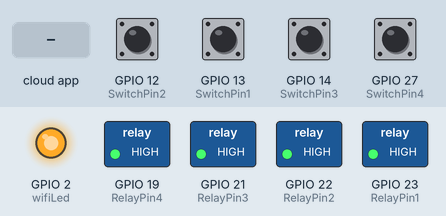
This sketch was run on a simulated ESP32. Parts: switched loads named in the sketch (green lamp = pin HIGH), output pins drawn as LEDs (lit = HIGH). Inputs (shaded band) come from the test bench; at power-on: GPIO 12 (SwitchPin2), GPIO 13 (SwitchPin1), GPIO 14 (SwitchPin3), GPIO 27 (SwitchPin4) HIGH. WiFi joins after 1.5 s; servers stay silent unless stated; what the sketch prints to the serial monitor is not drawn.

Above: at 2.7 s.
2.8 s: GPIO 12 (SwitchPin2) pulled LOW for 0.15 s
At 2.89 s:
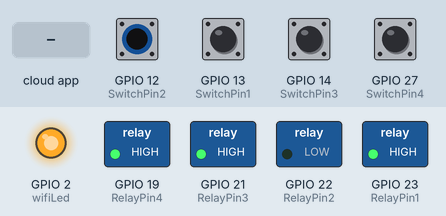
4.4 s: the phone or cloud app sets Lamp1 to 255
At 4.9 s:
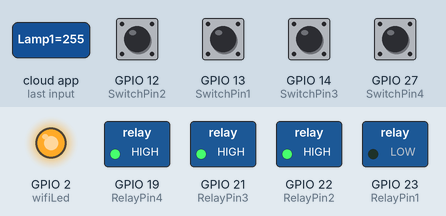
5.9 s: GPIO 14 (SwitchPin3) pulled LOW for 0.15 s
At 5.99 s:
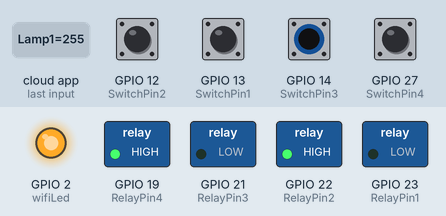
7.5 s: GPIO 27 (SwitchPin4) pulled LOW for 0.15 s
At 7.59 s:
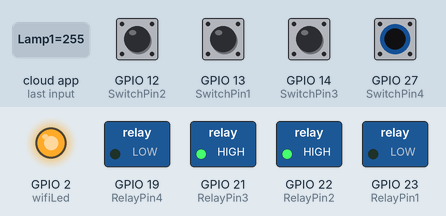
9.1 s: the phone or cloud app sets Lamp2 to 255
At 9.7 s:
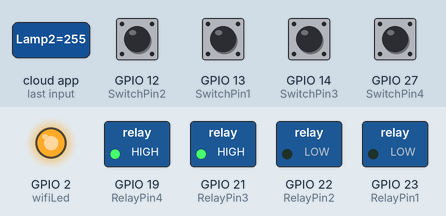
10.6 s: the phone or cloud app sets Lamp3 to 255
At 12.0 s:
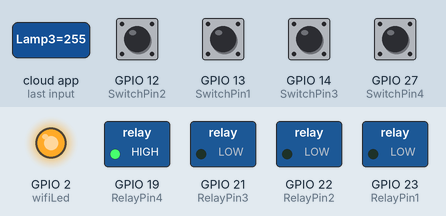
Timing chart, 0 to 13.1 s (numbered marks = the images above; inputs shaded):
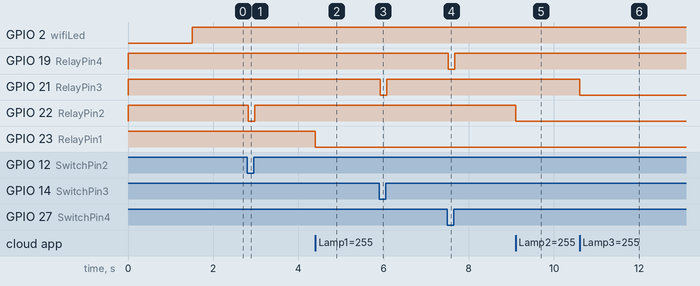

Measured:
- after the input at 2.8 s, GPIO 22 (RelayPin2): HIGH → LOW at once, → HIGH 0.15 s later
- after the input at 4.4 s, GPIO 23 (RelayPin1): HIGH → LOW at once
- after the input at 5.9 s, GPIO 21 (RelayPin3): HIGH → LOW at once, → HIGH 0.15 s later
- after the input at 7.5 s, GPIO 19 (RelayPin4): HIGH → LOW at once, → HIGH 0.15 s later
- after the input at 9.1 s, GPIO 22 (RelayPin2): HIGH → LOW at once
- after the input at 10.6 s, GPIO 21 (RelayPin3): HIGH → LOW at once

The sketch:

controlwithswitch.ino
```cpp
#include <WiFi.h>
#include <Espalexa.h>
#include <AceButton.h>
using namespace ace_button;

Espalexa espalexa;

// define the GPIO connected with Relays and switches
#define RelayPin1 23  //D23
#define RelayPin2 22  //D22
#define RelayPin3 21  //D21
#define RelayPin4 19  //D19

#define SwitchPin1 13  //D13
#define SwitchPin2 12  //D12
#define SwitchPin3 14  //D14
#define SwitchPin4 27  //D27

#define wifiLed    2   //D2

// WiFi Credentials
const char* ssid = "A.T.O.M_LABS";
const char* password = "Atom281121";

//const char* ssid = "Hari 30 /2.4Ghz";
//const char* password = "Ha9868598102@";

// device names
String Device_1_Name = "Lamp1";
String Device_2_Name = "Lamp2";
String Device_3_Name = "Lamp3";
String Device_4_Name = "Lamp4";

// prototypes
boolean connectWifi();

//callback functions
void firstLightChanged(uint8_t brightness);
void secondLightChanged(uint8_t brightness);
void thirdLightChanged(uint8_t brightness);
void fourthLightChanged(uint8_t brightness);

ButtonConfig config1;
AceButton button1(&config1);
ButtonConfig config2;
AceButton button2(&config2);
ButtonConfig config3;
AceButton button3(&config3);
ButtonConfig config4;
AceButton button4(&config4);;

void handleEvent1(AceButton*, uint8_t, uint8_t);
void handleEvent2(AceButton*, uint8_t, uint8_t);
void handleEvent3(AceButton*, uint8_t, uint8_t);
void handleEvent4(AceButton*, uint8_t, uint8_t);
boolean wifiConnected = false;

//our callback functions
void firstLightChanged(uint8_t brightness)
{
  //Control the device
  if (brightness == 255)
    {
      digitalWrite(RelayPin1, LOW);
      Serial.println("Device1 ON");
    }
  else
  {
    digitalWrite(RelayPin1, HIGH);
    Serial.println("Device1 OFF");
  }
}

void secondLightChanged(uint8_t brightness)
{
  //Control the device
  if (brightness == 255)
    {
      digitalWrite(RelayPin2, LOW);
      Serial.println("Device2 ON");
    }
  else
  {
    digitalWrite(RelayPin2, HIGH);
    Serial.println("Device2 OFF");
  }
}

void thirdLightChanged(uint8_t brightness)
{
  //Control the device
  if (brightness == 255)
    {
      digitalWrite(RelayPin3, LOW);
      Serial.println("Device3 ON");
    }
  else
  {
    digitalWrite(RelayPin3, HIGH);
    Serial.println("Device3 OFF");
  }
}

void fourthLightChanged(uint8_t brightness)
{
  //Control the device
  if (brightness == 255)
    {
      digitalWrite(RelayPin4, LOW);
      Serial.println("Device4 ON");
    }
  else
  {
    digitalWrite(RelayPin4, HIGH);
    Serial.println("Device4 OFF");
  }
}


// connect to wifi  returns true if successful or false if not
boolean connectWifi()
{
  boolean state = true;
  int i = 0;

  WiFi.mode(WIFI_STA);
  WiFi.begin(ssid, password);
  Serial.println("");
  Serial.println("Connecting to WiFi");

  // Wait for connection
  Serial.print("Connecting...");
  while (WiFi.status() != WL_CONNECTED) {
    delay(500);
    Serial.print(".");
    if (i > 20) {
      state = false; break;
    }
    i++;
  }
  Serial.println("");
  if (state) {
    Serial.print("Connected to ");
    Serial.println(ssid);
    Serial.print("IP address: ");
    Serial.println(WiFi.localIP());
  }
  else {
    Serial.println("Connection failed.");
  }
  return state;
}

void addDevices(){
  // Define your devices here.
  espalexa.addDevice(Device_1_Name, firstLightChanged); //simplest definition, default state off
  espalexa.addDevice(Device_2_Name, secondLightChanged);
  espalexa.addDevice(Device_3_Name, thirdLightChanged);
  espalexa.addDevice(Device_4_Name, fourthLightChanged);

  espalexa.begin();
}

void setup()
{
  Serial.begin(115200);

  pinMode(RelayPin1, OUTPUT);
  pinMode(RelayPin2, OUTPUT);
  pinMode(RelayPin3, OUTPUT);
  pinMode(RelayPin4, OUTPUT);

  pinMode(wifiLed, OUTPUT);

  pinMode(SwitchPin1, INPUT_PULLUP);
  pinMode(SwitchPin2, INPUT_PULLUP);
  pinMode(SwitchPin3, INPUT_PULLUP);
  pinMode(SwitchPin4, INPUT_PULLUP);

  //During Starting all Relays should TURN OFF
  digitalWrite(RelayPin1, HIGH);
  digitalWrite(RelayPin2, HIGH);
  digitalWrite(RelayPin3, HIGH);
  digitalWrite(RelayPin4, HIGH);

  config1.setEventHandler(button1Handler);
  config2.setEventHandler(button2Handler);
  config3.setEventHandler(button3Handler);
  config4.setEventHandler(button4Handler);

  button1.init(SwitchPin1);
  button2.init(SwitchPin2);
  button3.init(SwitchPin3);
  button4.init(SwitchPin4);


  // Initialise wifi connection
  wifiConnected = connectWifi();

  if (wifiConnected)
  {
    addDevices();
  }
  else
  {
    Serial.println("Cannot connect to WiFi. So in Manual Mode");
    delay(1000);
  }
}

void loop()
{
   if (WiFi.status() != WL_CONNECTED)
  {
    //Serial.print("WiFi Not Connected ");
    digitalWrite(wifiLed, LOW); //Turn off WiFi LED
  }
  else
  {
    //Serial.print("WiFi Connected  ");
    digitalWrite(wifiLed, HIGH);
    //Manual Switch Control
    //WiFi Control
    if (wifiConnected){
      espalexa.loop();
      delay(1);
    }
    else {
      wifiConnected = connectWifi(); // Initialise wifi connection
      if(wifiConnected){
      addDevices();
      }
    }
  }
  button1.check();
  button2.check();
  button3.check();
  button4.check();
}

void button1Handler(AceButton* button, uint8_t eventType, uint8_t buttonState) {
  Serial.println("EVENT1");
  EspalexaDevice* d1 = espalexa.getDevice(0); //this will get "first device", the index is zero-based
  switch (eventType) {
    case AceButton::kEventPressed:
      Serial.println("kEventPressed");
      d1->setPercent(100); //set value "brightness" in percent
      digitalWrite(RelayPin1, LOW);
      break;
    case AceButton::kEventReleased:
      Serial.println("kEventReleased");
      d1->setPercent(0); //set value "brightness" in percent
      digitalWrite(RelayPin1, HIGH);
      break;
  }
}

void button2Handler(AceButton* button, uint8_t eventType, uint8_t buttonState) {
  Serial.println("EVENT2");
  EspalexaDevice* d2 = espalexa.getDevice(1);
  switch (eventType) {
    case AceButton::kEventPressed:
      Serial.println("kEventPressed");
      d2->setPercent(100);
      digitalWrite(RelayPin2, LOW);
      break;
    case AceButton::kEventReleased:
      Serial.println("kEventReleased");
      d2->setPercent(0);
      digitalWrite(RelayPin2, HIGH);
      break;
  }
}

void button3Handler(AceButton* button, uint8_t eventType, uint8_t buttonState) {
  Serial.println("EVENT3");
  EspalexaDevice* d3 = espalexa.getDevice(2);
  switch (eventType) {
    case AceButton::kEventPressed:
      Serial.println("kEventPressed");
      d3->setPercent(100);
      digitalWrite(RelayPin3, LOW);
      break;
    case AceButton::kEventReleased:
      Serial.println("kEventReleased");
      d3->setPercent(0);
      digitalWrite(RelayPin3, HIGH);
      break;
  }
}

void button4Handler(AceButton* button, uint8_t eventType, uint8_t buttonState) {
  Serial.println("EVENT4");
  EspalexaDevice* d4 = espalexa.getDevice(3);
  switch (eventType) {
    case AceButton::kEventPressed:
      Serial.println("kEventPressed");
      d4->setPercent(100);
      digitalWrite(RelayPin4, LOW);
      break;
    case AceButton::kEventReleased:
      Serial.println("kEventReleased");
      d4->setPercent(0);
      digitalWrite(RelayPin4, HIGH);
      break;
  }
}
```
